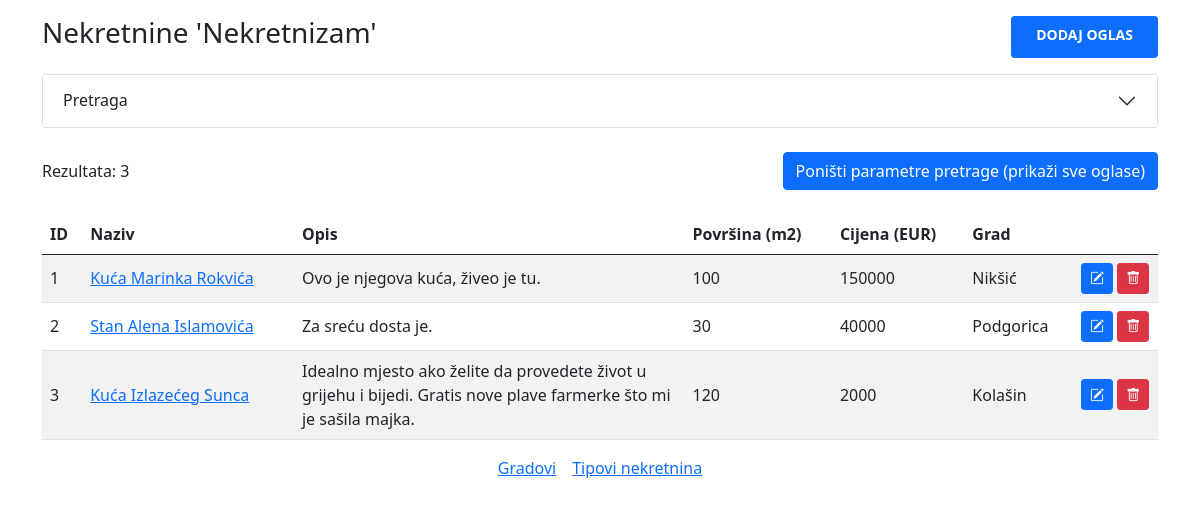
The page / on the database its author committed.
### tables this page shows
CREATE TABLE `nekretnine` (
  `id` int(11) NOT NULL,
  `naziv` varchar(255) NOT NULL,
  `povrsina` smallint(5) UNSIGNED NOT NULL,
  `cijena` int(10) UNSIGNED NOT NULL,
  `godina_izgradnje` smallint(5) UNSIGNED NOT NULL,
  `opis` text DEFAULT NULL,
  `grad` int(11) NOT NULL,
  `tip_oglasa` int(11) NOT NULL,
  `tip_nekretnine` int(11) UNSIGNED NOT NULL,
  `status` tinyint(1) NOT NULL DEFAULT 0,
  `datum_prodaje` date DEFAULT NULL
);

CREATE TABLE `gradovi` (
  `id` int(11) NOT NULL,
  `ime_grada` varchar(255) NOT NULL
);

### index.php (the view, shortened to what this page needs)
<?php
include 'db.php';
$pretraga_aktivna = false;
if (!$pretraga_aktivna) {
  $string_pretrage = '';
}
?>
<!DOCTYPE html>
<html lang="en">
<head>
  <link href="https://cdn.jsdelivr.net/npm/bootstrap@5.0.0-beta2/dist/css/bootstrap.min.css" rel="stylesheet">
  <link rel="stylesheet" href="https://cdn.jsdelivr.net/npm/bootstrap-icons@1.4.0/font/bootstrap-icons.css">
</head>
<body>
  <div class="container">
    <div class="header d-flex mt-3">
      <h3 class="flex-grow-1">Nekretnine 'Nekretnizam'</h3>
      <a href="nova_nekretnina.php" class="btn btn-sm btn-primary px-4 lh-lg text-uppercase fw-bolder">
        Dodaj oglas
      </a>
    </div>
    <div class="accordion mt-3 mb-3" id="accordion">
      <div class="accordion-item">
        <h2 class="accordion-header" id="headingOne">
          <button class="accordion-button collapsed" type="button" data-bs-toggle="collapse" data-bs-target="#collapseOne" aria-expanded="false" aria-controls="collapseOne">
            Pretraga
          </button>
        </h2>
                        <?php
                        $query = "SELECT * FROM gradovi";
                        $stmt = $db->prepare($query);
                        $stmt->execute();
                        $stmt->store_result();
                        $stmt->bind_result($id, $ime_grada);
                        ?>
                        <?php
                        $query = "SELECT * FROM tipovi_oglasa";
                        $stmt = $db->prepare($query);
                        $stmt->execute();
                        $stmt->store_result();
                        $stmt->bind_result($id, $tip_oglasa);
                        ?>
                        <?php
                        $query = "SELECT * FROM tipovi_nekretnina";
                        $stmt = $db->prepare($query);
                        $stmt->execute();
                        $stmt->store_result();
                        $stmt->bind_result($id, $tip_nekretnine);
                        ?>
      </div>
    </div>
    <?php
    $query = "SELECT
        nekretnine.id as id,
        naziv,
        opis,
        povrsina,
        cijena,
        ime_grada as grad
      FROM nekretnine
      JOIN gradovi
      ON nekretnine.grad = gradovi.id
      $string_pretrage";
    $stmt = $db->prepare($query);
    $stmt->execute();
    $stmt->store_result();
    $stmt->bind_result($id, $naziv, $opis, $povrsina, $cijena, $grad); ?>
    <div class='d-flex mb-4 mt-4 align-items-center justify-content-between'>
      <?= "<p class='mb-0'>Rezultata: " . $stmt->num_rows . "</p>"; ?>
      <button id="clear-search-button" class="btn btn-primary">
        Poništi parametre pretrage (prikaži sve oglase)</button>
    </div>
    <table class="table table-striped table-hover">
      <thead>
        <th>ID</th>
        <th>Naziv</th>
        <th style="width: 35%;">Opis</th>
        <th>Površina (m2)</th>
        <th>Cijena (EUR)</th>
        <th>Grad</th>
        <th></th>
      </thead>
      <tbody>
        <?php
        while ($stmt->fetch()) {
          echo "<tr class='align-middle'>";
          echo "<td>$id</td>";
          echo "<td><a href='./detalji.php?id=$id'>$naziv</a></td>";
          echo "<td>$opis</a></td>";
          echo "<td>$povrsina</td>";
          echo "<td>$cijena</td>";
          echo "<td>$grad</td>";
          echo "<td style='width: 85px;'>
              <a class='btn btn-sm btn-primary' href='./izmijeni.php?id=$id'>
                <i class='bi bi-pencil-square'></i></a>
              <button
                type='button'
                class='btn btn-sm btn-danger'
                data-bs-toggle='modal'
                data-bs-id='$id'
                data-bs-target='#deleteModal'>
                  <i class='bi bi-trash'></i>
              </button>
            </td>";
          echo "</tr>";
        }
        ?>
      </tbody>
    </table>
  </div>
  <footer>
    <div class="d-flex justify-content-center">
      <a href="gradovi.php" class="me-3">Gradovi</a>
      <a href="tipovi_nekretnina.php">Tipovi nekretnina</a>
    </div>
  </footer>
</body>
</html>

### rows shown on the page
nekretnine: id "1", naziv "Kuća Marinka Rokvića", opis "Ovo je njegova kuća, živeo je tu.", povrsina "100", cijena "150000", grad.ime_grada "Nikšić"
nekretnine: id "2", naziv "Stan Alena Islamovića", opis "Za sreću dosta je.", povrsina "30", cijena "40000", grad.ime_grada "Podgorica"
nekretnine: id "3", naziv "Kuća Izlazećeg Sunca", opis "Idealno mjesto ako želite da provedete život u grijehu i bijedi. Gratis nove plave farmerke što mi je sašila majka.", povrsina "120", cijena "2000", grad.ime_grada "Kolašin"

### other values the page prints
$stmt->num_rows "3"
